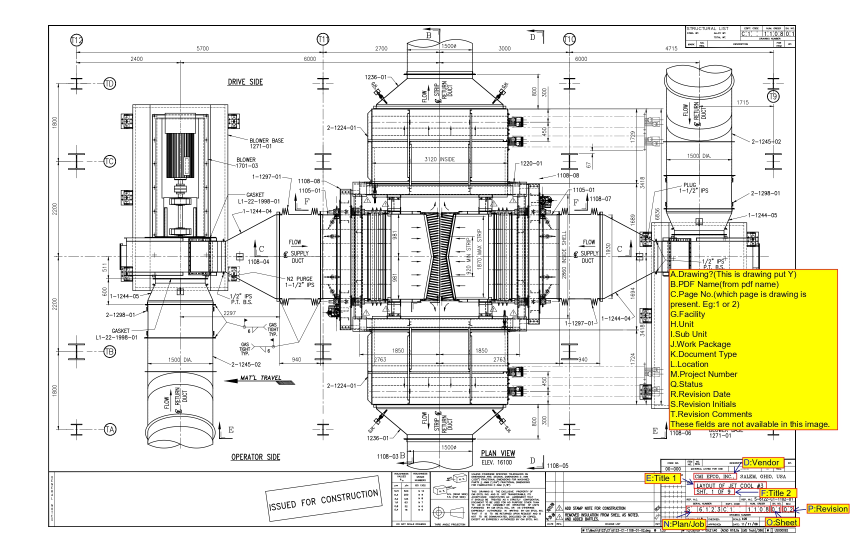
#> input picture 1.jpg, 2550 x 1650 px (shown at 1/3 size)
$ jupyter execute --allow-errors Assignment.ipynb   (shell and % lines are left out)
#> lines starting #> are read from the running program, lines starting #| are printed output that depends on the picture; after the words box and inside, x2 and y2 are one past the last pixel; in counts of white or black regions, pixels touching at a corner belong together
[cell 1]
import cv2
import numpy as np
import imutils
import re
import json
from paddleocr import PaddleOCR
#> (the rest of this cell did not finish here and is left out)

[cell 2]
file  = '1.jpg'
img = cv2.imread(file)
#> img is the input picture: shape (1650, 2550, 3); mean B, G, R 220.1, 234, 234.6
img1 = cv2.imread(file)

[cell 3]
#Identify Red colour boxes from Image
img_hsv=cv2.cvtColor(img, cv2.COLOR_BGR2HSV)
#> img_hsv: shape (1650, 2550, 3); mean H, S, V 2.8, 16.1, 234.7

# lower mask (0-10)
lower_red = np.array([0,50,50])
upper_red = np.array([10,255,255])
mask0 = cv2.inRange(img_hsv, lower_red, upper_red)
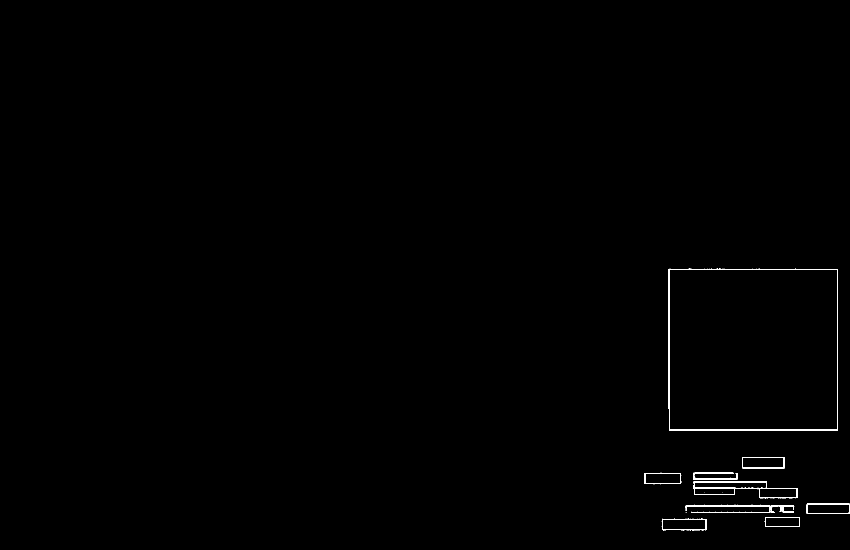
#> mask0: shape (1650, 2550) (shown at 1/3 size); 0.31% white; 35 white regions (24 under 20 px), largest, box (x1, y1, x2, y2) and area: (2005, 805, 2514, 1292) 4412, (2081, 1443, 2392, 1495) 2507, (2056, 1516, 2311, 1539) 1592

# upper mask (170-180)
lower_red = np.array([170,50,50])
upper_red = np.array([180,255,255])
mask1 = cv2.inRange(img_hsv, lower_red, upper_red)
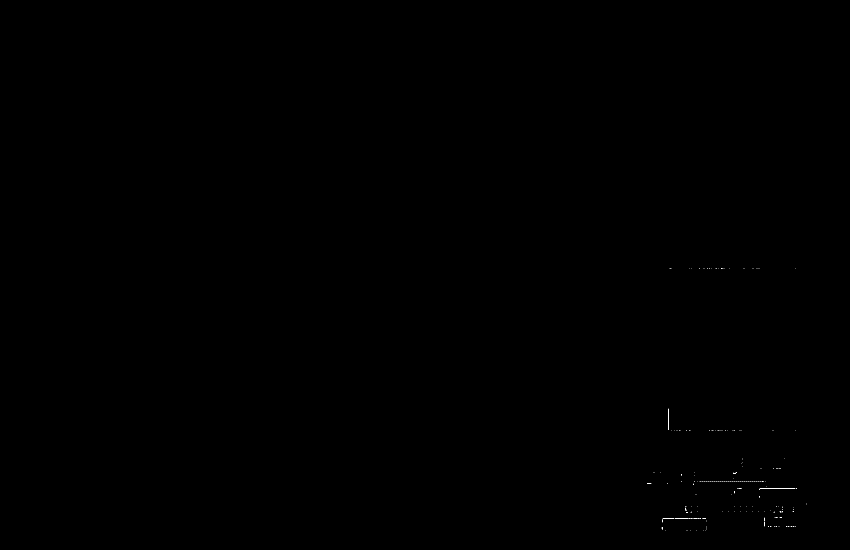
#> mask1: shape (1650, 2550) (shown at 1/3 size); 0.02% white in thin lines or dots, all inside (x1, y1, x2, y2) = (1941, 806, 2421, 1592)

# join my masks
mask = mask0+mask1
#> mask: shape (1650, 2550); 0.33% white; 26 white regions (15 under 20 px), largest, box (x1, y1, x2, y2) and area: (2005, 805, 2514, 1292) 4551, (2081, 1443, 2392, 1495) 2761, (2056, 1516, 2311, 1539) 1629

# set my output img to zero everywhere except my mask
output_img = img.copy()
output_img[np.where(mask==0)] = 0

[cell 4]
cv2.imwrite('output.jpg',output_img)
#> Out = True

[cell 5]
data = []
json1 = {}
image = cv2.imread("output.jpg")
result = image.copy()
gray = cv2.cvtColor(output_img,cv2.COLOR_BGR2GRAY)

#_, threshold = cv2.threshold(gray, 0, 100, cv2.THRESH_BINARY)
ret,thresh_value = cv2.threshold(gray,0,255,cv2.THRESH_BINARY_INV)
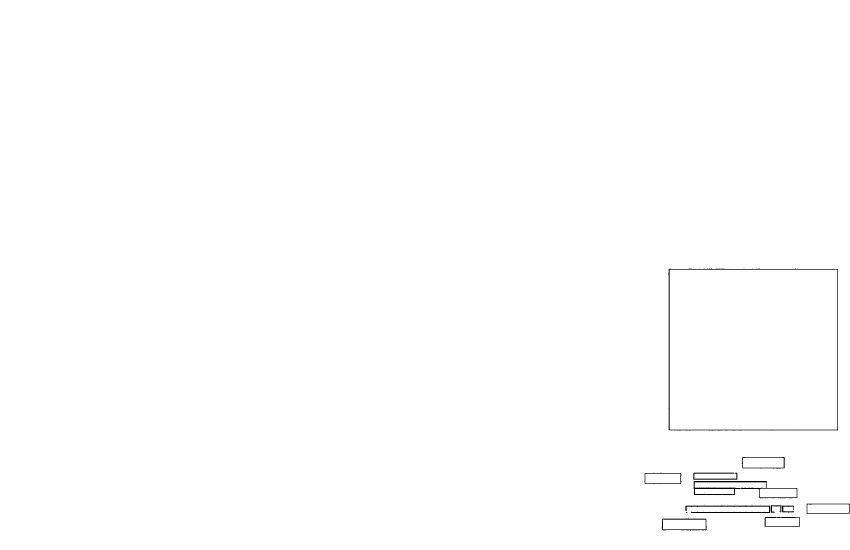
#> thresh_value: shape (1650, 2550) (shown at 1/3 size); 99.7% white; 26 black regions (15 under 20 px)
kernel = np.ones((1,1),np.uint8)
dilated_value = cv2.dilate(thresh_value,kernel,iterations = 1)
cv2.imwrite('dilated_value.jpg',dilated_value)
contours, hierarchy = cv2.findContours(dilated_value,cv2.RETR_TREE,cv2.CHAIN_APPROX_SIMPLE)
#> contours = 38 contours, 16 with area under 20; largest, box (x1, y1, x2, y2) and area: (0, 0, 2550, 1650) 4203301, (2004, 804, 2515, 1293) 246980, (2009, 809, 2512, 1289) 240456, (2080, 1442, 2393, 1496) 11242, (1984, 1554, 2122, 1593) 4768
#index = 0
cordinates = []
#> (the rest of this cell did not finish here and is left out)

[cell 6]
json1

[cell 7]
# remove empty values
test_list = [i for i in data if i]
#Assign values to keys
for k, v in json1.items():
    for i in test_list:

      if 'INC' in i and k == 'D:Vendor':
          json1[k] = i
      elif '#' in  i and  k =='E:Title 1':
          json1[k] = i
      elif 'sht' in i.lower() and k == 'F:Title 2':
          json1[k] = i
      elif 's' in i.lower() and k == 'N:Plan/Job':
          json1[k] = i
print(json1,)
